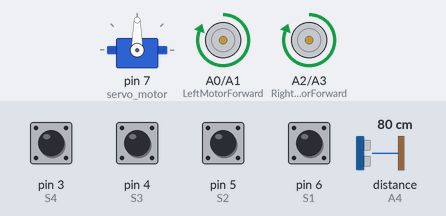
Recording of a sketch running on a simulated Arduino Uno, built with avr-gcc and run on an emulated ATmega328P. On the bench: servo, motor-driver pin pairs drawn as motors (green arrow = first pin HIGH = forward, orange = second pin HIGH = backward, longer = more drive). Inputs (shaded band) come from the test bench; at power-on: pin 3 (S4), pin 4 (S3), pin 5 (S2), pin 6 (S1) HIGH, distance to the obstacle (sensor on A4) 80 cm. The echo pulse lasts 58.3 µs per cm.

Above: at 3.9 s.
4.0 s: distance to the obstacle (sensor on A4) set to 53 cm
5.5 s: distance to the obstacle (sensor on A4) set to 45 cm
At 6.3 s:
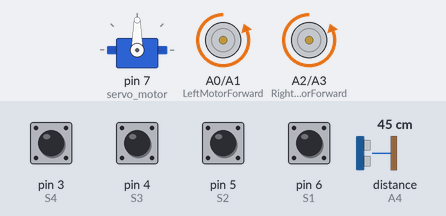
At 7.3 s:
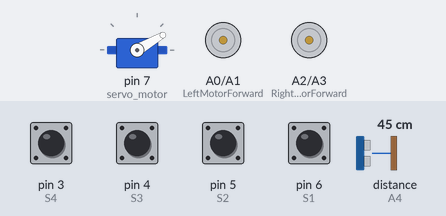
11.5 s: distance to the obstacle (sensor on A4) set to 60 cm
14.4 s: distance to the obstacle (sensor on A4) set to 2 cm
At 17.0 s:
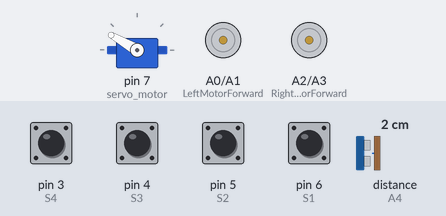
Timing chart, 0 to 18.4 s (numbered marks = the images above; inputs shaded):
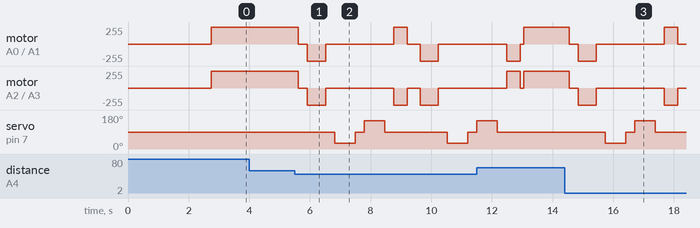

Measured:
- the behaviour switches between 50 and 49 cm on distance to the obstacle (sensor on A4) (found by bisection; images 0 and 1)
- after the input at 4.0 s, every drawn part: stays the same

The sketch:

arduino_code.ino
```cpp
#include <Servo.h>          //Servo motor library. This is standard library
#include <NewPing.h>        //Ultrasonic sensor function library. You must install this library

//our L298N control pins

const int LeftMotorForward = A0;
const int LeftMotorBackward = A1;
const int RightMotorForward = A2;
const int RightMotorBackward = A3;

//sensor pins
#define S1 6 // pin 7 for Ir sensor
#define S2 5 // pin 6 for Ir sensor
#define S3 4 // pin 5 for Ir sensor
#define S4 3 // pin 4 for Ir sensor
#define trig_pin A5 //analog input 1
#define echo_pin A4 //analog input 2

#define maximum_distance 200
boolean goesForward = false;
int distance = 100;

NewPing sonar(trig_pin, echo_pin, maximum_distance); //sensor function
Servo servo_motor; //our servo name


void setup(){

  pinMode(RightMotorForward, OUTPUT);
  pinMode(LeftMotorForward, OUTPUT);
  pinMode(LeftMotorBackward, OUTPUT);
  pinMode(RightMotorBackward, OUTPUT);
  pinMode(S1, INPUT);//define front-left input pin
  pinMode(S2, INPUT);//define front-right input pin
  pinMode(S3, INPUT);//define rear-left input pin
  pinMode(S4, INPUT);//define rear-right input pin
  servo_motor.attach(7); //our servo pin

  servo_motor.write(90);
  delay(2000);
  distance = readPing();
  delay(100);
  distance = readPing();
  delay(100);
  distance = readPing();
  delay(100);
  distance = readPing();
  delay(100);
}

void loop(){

 int sens1 = digitalRead(S1);
 int sens2 = digitalRead(S2);
 int sens3 = digitalRead(S3);
 int sens4 = digitalRead(S4);

  int distanceRight = 0;
  int distanceLeft = 0;
  delay(50);

  if (distance <= 50 ||sens1 == LOW || sens2 == LOW || sens3== LOW ||sens4 == LOW ){
    moveStop();
    delay(300);
    moveBackward();
    delay(600);
    moveStop();
    delay(300);
    distanceRight = lookRight();
    delay(300);
    distanceLeft = lookLeft();
    delay(300);

    if (distanceRight >= distanceLeft){
      turnRight();
      moveStop();
    }
    else{
      turnLeft();
      moveStop();
    }
  }
  else{
    moveForward();
  }
    distance = readPing();
}

int lookRight(){
  servo_motor.write(30);
  delay(500);
  int distance = readPing();
  delay(100);
  servo_motor.write(90);
  return distance;
}

int lookLeft(){
  servo_motor.write(150);
  delay(500);
  int distance = readPing();
  delay(100);
  servo_motor.write(90);
  return distance;
  delay(100);
}

int readPing(){
  delay(70);
  int cm = sonar.ping_cm();
  if (cm==0){
    cm=250;
  }
  return cm;
}

void moveStop(){

  digitalWrite(RightMotorForward, LOW);
  digitalWrite(LeftMotorForward, LOW);
  digitalWrite(RightMotorBackward, LOW);
  digitalWrite(LeftMotorBackward, LOW);
}

void moveForward(){

  if(!goesForward){

    goesForward=true;

    digitalWrite(LeftMotorForward, HIGH);
    digitalWrite(RightMotorForward, HIGH);

    digitalWrite(LeftMotorBackward, LOW);
    digitalWrite(RightMotorBackward, LOW);
  }
}

void moveBackward(){

  goesForward=false;

  digitalWrite(LeftMotorBackward, HIGH);
  digitalWrite(RightMotorBackward, HIGH);

  digitalWrite(LeftMotorForward, LOW);
  digitalWrite(RightMotorForward, LOW);

}

void turnRight(){

  digitalWrite(LeftMotorForward, HIGH);
  digitalWrite(RightMotorBackward, HIGH);

  digitalWrite(LeftMotorBackward, LOW);
  digitalWrite(RightMotorForward, LOW);

  delay(450);

  digitalWrite(LeftMotorForward, HIGH);
  digitalWrite(RightMotorForward, HIGH);

  digitalWrite(LeftMotorBackward, LOW);
  digitalWrite(RightMotorBackward, LOW);


}

void turnLeft(){

  digitalWrite(LeftMotorBackward, HIGH);
  digitalWrite(RightMotorForward, HIGH);

  digitalWrite(LeftMotorForward, LOW);
  digitalWrite(RightMotorBackward, LOW);

  delay(450);

  digitalWrite(LeftMotorForward, HIGH);
  digitalWrite(RightMotorForward, HIGH);

  digitalWrite(LeftMotorBackward, LOW);
  digitalWrite(RightMotorBackward, LOW);
}
```
